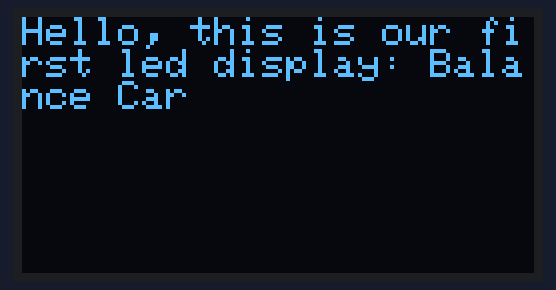
A sketch run on a simulated Arduino Uno, built with avr-gcc and run on an emulated ATmega328P. On the bench: 128×64 one-colour display.

Above: at 0.1 s.

The sketch:

OLED.ino
```cpp
#include <SPI.h>
#include <Wire.h>
#include <Adafruit_GFX.h>
#include <Adafruit_SSD1306.h>

#define OLED_RESET 4
Adafruit_SSD1306 display(OLED_RESET);

#define LOGO16_GLCD_HEIGHT 16 //定义显示高度
#define LOGO16_GLCD_WIDTH  16 //定义显示宽度

#if (SSD1306_LCDHEIGHT != 64)
#error("Height incorrect, please fix Adafruit_SSD1306.h!");
#endif

void setup()   {
  Serial.begin(9600);

  // by default, we'll generate the high voltage from the 3.3v line internally! (neat!)
  display.begin(SSD1306_SWITCHCAPVCC, 0x3C);  // initialize with the I2C addr 0x3D (for the 128x64)
  // init done

  display.clearDisplay(); //清屏

  //英文字符显示，直接用display.println或print显示字符串就行
  display.setTextSize(1.5);             //设置字体大小
  display.setTextColor(WHITE);        //设置字体颜色白色
  display.setCursor(0,0);             //设置字体的起始位置
  display.println("Hello, this is our first led display: Balance Car");   //输出字符并换行

//  display.setTextColor(BLACK, WHITE); //设置字体黑色，字体背景白色
//  display.println("3.1415926");          //输出数字并换行

  display.display();                  //显示以上

}

void loop() {

}
```
